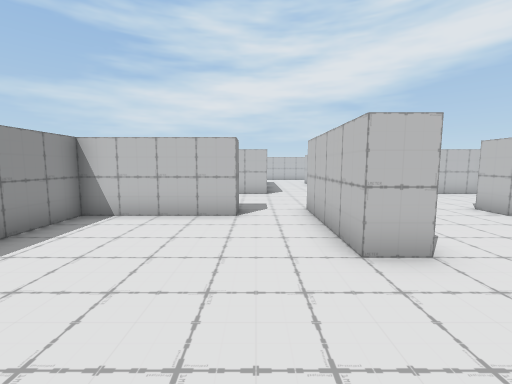
View 1 (above)

16 first-person views from a walk through a Unity game level. The camera is 1.3 m above the floor, tilts 6° down and sees 90° across. The floor is counted in squares, 1 m on a side. Each view is taken from the middle of a square. On the plan, view 1 faces up. The plan holds only what a view shows up to about 13 squares ahead; the rest is blank.

View 2
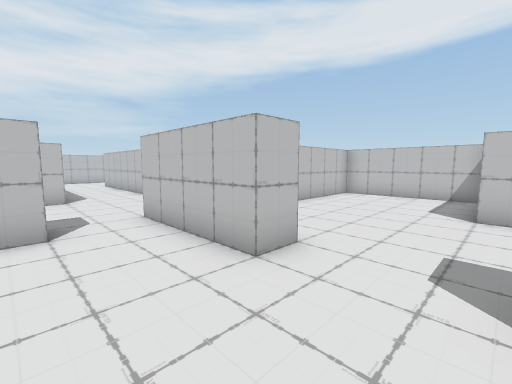

View 3
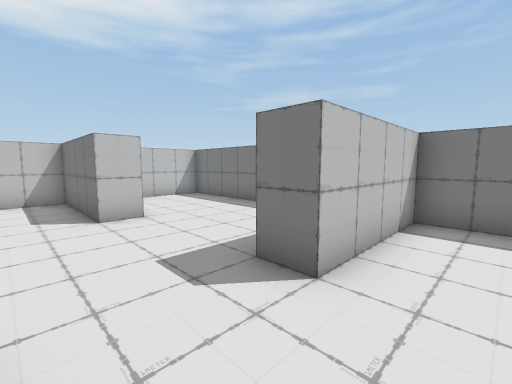

View 4
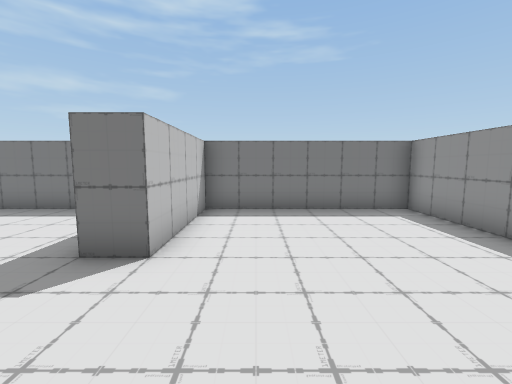

View 5
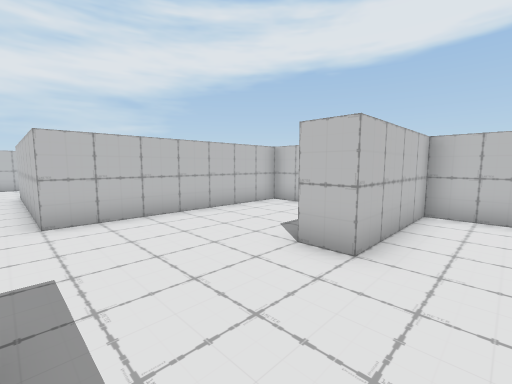

View 6
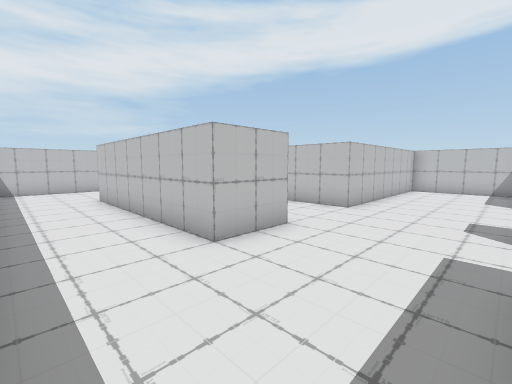

View 7
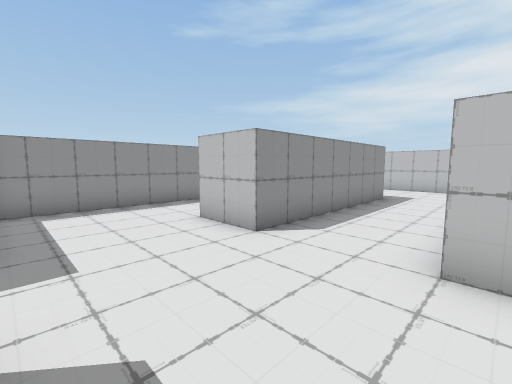

View 8
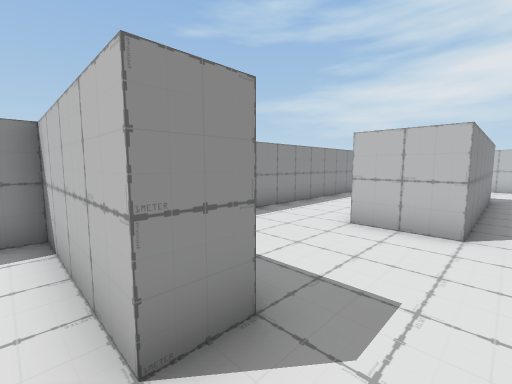

View 9
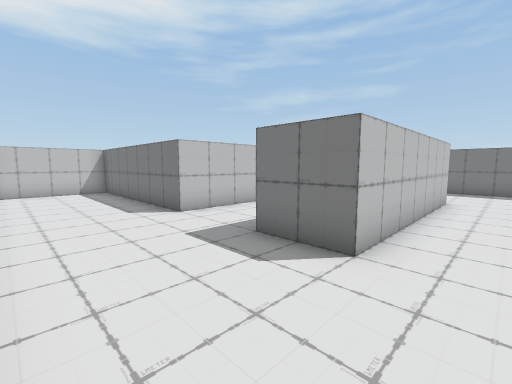

View 10
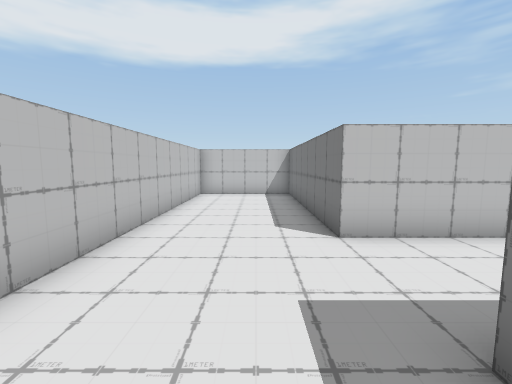

View 11
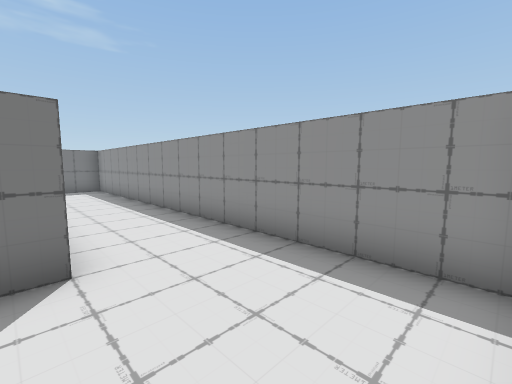

View 12
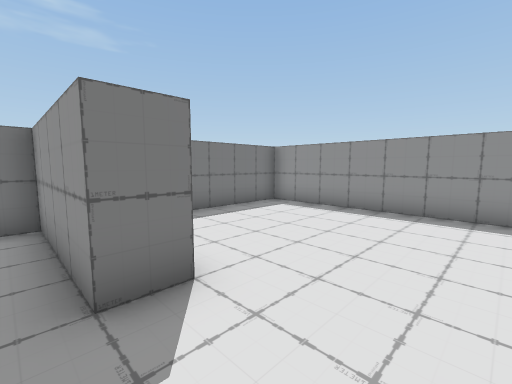

View 13
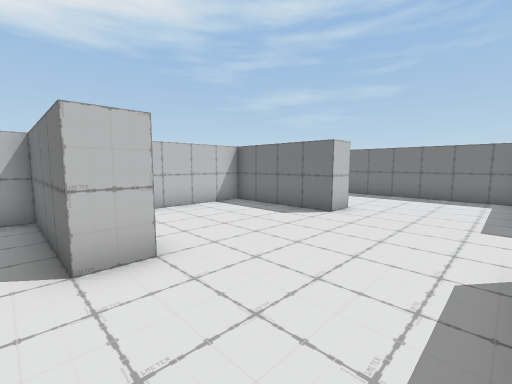

View 14
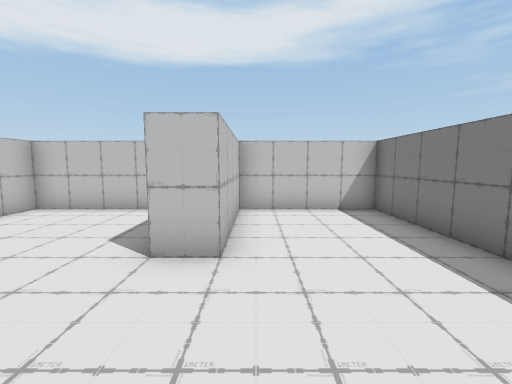

View 15
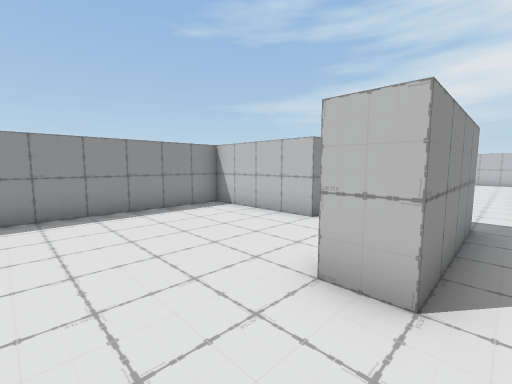

View 16
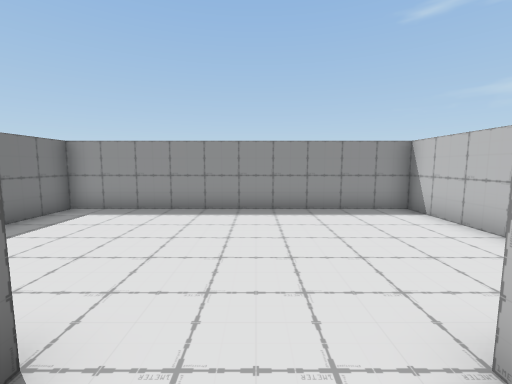

### Floor plan
Points are (right, up) in squares from view 1. A wall is a line through its corners. A room is listed if a view was taken in it or the views show most of it. See-through windows are left out.
Room 1 (views 1, 2, 3, 4, 5, 6, 7, 8, 9, 10, 11, 12, 13, 14, 15, 16)
walls: (2.5, 7.5) (2.5, 3.5) (1.5, 3.5) (1.5, 7.5); (-0.5, 7.5) (-0.5, 6.5) (-4.5, 6.5) (-4.5, -3.5) (1.5, -3.5) (1.5, 0.5) (2.5, 0.5) (2.5, -3.5) (10.5, -3.5) (10.5, 0.5) (6.5, 0.5) (6.5, 1.5) (10.5, 1.5) (10.5, 6.5) (6.5, 6.5) (6.5, 7.5) (10.5, 7.5) (10.5, 11.5) (3.5, 11.5) (3.5, 18.5) (10.5, 18.5) (10.5, 22.5) (-4, 22.5); (0.5, 11.5) (-1.5, 11.5) (-1.5, 18.5) (0.5, 18.5) (0.5, 11.5); (-4.5, 22.1) (-4.5, 7.5) (-0.9, 7.5)

Where each view was taken, in squares from view 1:
view 1: 0 up, 0 right, facing up
view 2: 1 up, 1 left, facing up-right
view 3: 3 up, 0 right, facing down-right
view 4: 4 up, 0 right, facing down
view 5: 5 up, 3 right, facing up-right
view 6: 8 up, 4 left, facing up-right
view 7: 8 up, 4 right, facing up-left
view 8: 6 up, 1 right, facing up-left
view 9: 22 up, 3 left, facing down-right
view 10: 20 up, 1 left, facing right
view 11: 22 up, 1 left, facing down-left
view 12: 3 up, 3 right, facing down-left
view 13: 8 up, 3 right, facing down-right
view 14: 0 up, 3 right, facing right
view 15: 1 up, 3 right, facing up-left
view 16: 2 up, 3 right, facing left
